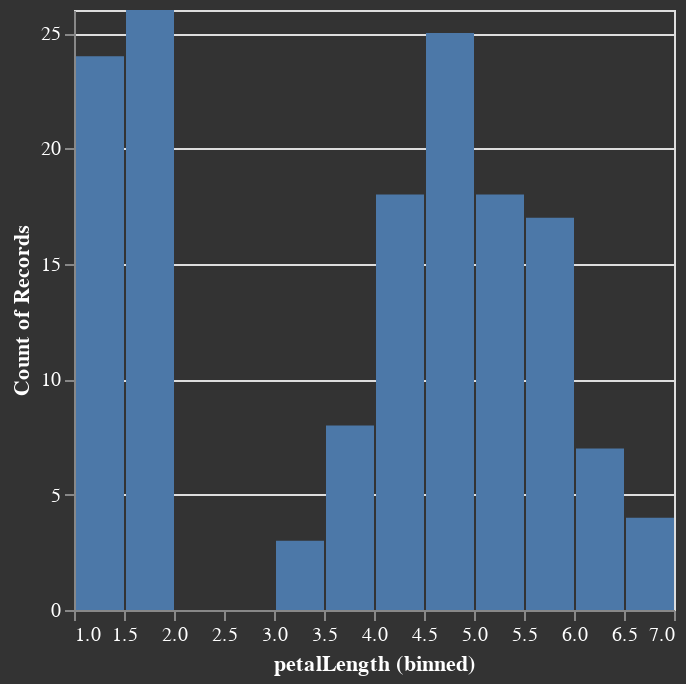

Notebook code cell kept with this figure:
### Markdown cell above
## Histogram

### Code cell
# Note that max_bins is a parameters of VegaLite, and does not match exactly the final number of bins in the plot
p = histogram(df,:petalLength,max_bins=20)

### Figure 1 — Vega-Lite specification as saved in the notebook (floating-point values rounded to 4 significant figures; data arrays with more than 128 entries replaced by an {"elided": "..."} marker saying what was removed)
{"background": "#333", "config": {"axis": {}, "style": {"guide-label": {"fill": "white"}, "guide-title": {"fill": "white"}}, "title": {"color": "white"}}, "data": {"values": {"elided": "150 records"}}, "encoding": {"x": {"bin": {"maxbins": 20}, "field": "petalLength", "type": "quantitative"}, "y": {"aggregate": "count", "type": "quantitative"}}, "height": 300, "mark": {"type": "bar"}, "width": 300}
